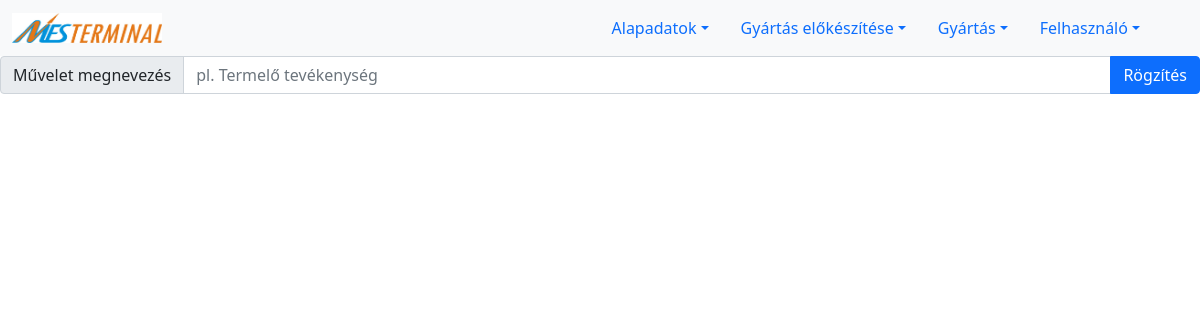
Page /operation.php on the earlier database version.
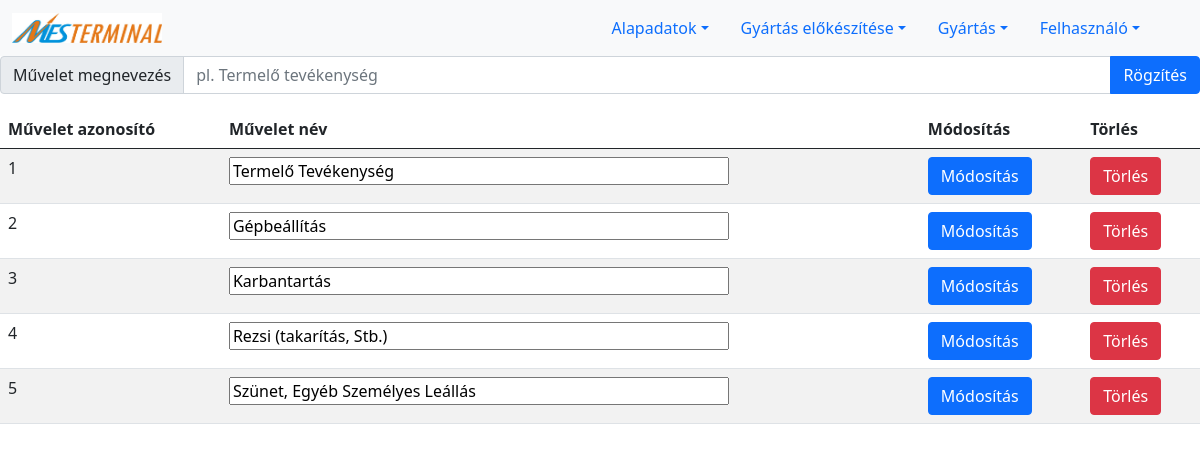
Same page on the later database version.
### tables this page shows
CREATE TABLE `operation` (
  `ID` int(11) NOT NULL,
  `name` varchar(255) NOT NULL
);

### lists/listOperations.php (the view, shortened to what this page needs)
<?php
include "connection.php";
$sql="SELECT * from `operation`";
$reultErrors = $conn -> query($sql);
if ($reultErrors->num_rows > 0) {
    print '
    <div style="overflow: hidden">
    <table class="table table-striped">
        <thead>
        <tr>
            <th scope="col">Művelet azonosító</th>
            <th scope="col">Művelet név</th>
            <th scope="col">Módosítás</th>
            <th scope="col">Törlés</th>
        </tr>
        </thead>
        <tbody>
        ';
    while($row = $reultErrors->fetch_assoc()) {
        print '
            <tr>
            <form action="feldolgozok/modifyOperation.php" method="POST">
            <td>'.$row["ID"].'</td>
            <td><input type="text" style="width:500px" name="operation_name" value="'.$row["name"].'"></td>
            <td><Button type="submit" name="operationId" value="'.$row["ID"].'" class="btn btn-primary">Módosítás</button>
            </form>
            <form action="feldolgozok/deleteOperation.php" method="POST">
            <td><Button type="submit" name="operationId" value="'.$row["ID"].'" class="btn btn-danger">Törlés</button>
            </form>
            </tr>';
    }
    print '
        </tbody>
        </table>
        </div>';
}
?>

Differences in the rows shown:
added operation: ID "1", operation_name "Termelő Tevékenység"
added operation: ID "2", operation_name "Gépbeállítás"
added operation: ID "3", operation_name "Karbantartás"
added operation: ID "4", operation_name "Rezsi (takarítás, Stb.)"
added operation: ID "5", operation_name "Szünet, Egyéb Személyes Leállás"
Other differences:
text now shown: "Művelet azonosító Művelet név Módosítás Törlés"
